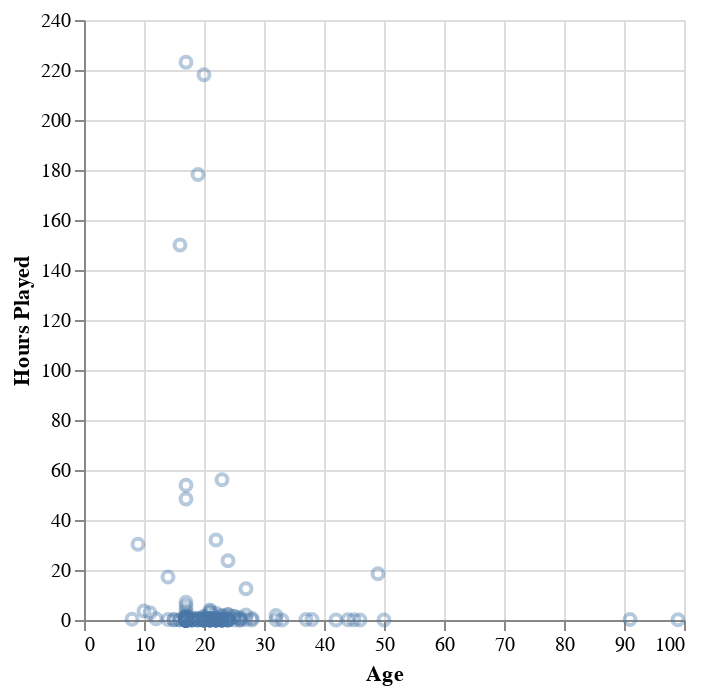

Write notebook code for a chart like this one.
### Code cell
Age = alt.Chart(player_data).mark_point(opacity=0.4).encode(
    x=alt.X('age:Q')
        .title('Age')
        .scale(zero = False),
    y=alt.Y('played_hours:Q')
        .title('Hours Played')
)
Age

### Figure 1 — Vega specification as saved in the notebook (floating-point values rounded to 4 significant figures; data arrays with more than 128 entries replaced by an {"elided": "..."} marker saying what was removed)
{"$schema": "https://vega.github.io/schema/vega/v5.json", "data": [{"name": "source_0", "values": {"elided": "196 records"}}, {"name": "source_0_x_domain_age", "values": [{"min": 8, "max": 99}]}, {"name": "source_0_y_domain_played_hours", "values": [{"min": 0.0, "max": 223.1}]}], "marks": [{"type": "symbol", "name": "marks", "from": {"data": "source_0"}, "encode": {"update": {"opacity": {"value": 0.4}, "stroke": {"value": "#4c78a8"}, "fill": {"value": "transparent"}, "x": {"field": "age", "scale": "x"}, "y": {"field": "played_hours", "scale": "y"}}}, "style": ["point"]}], "scales": [{"name": "x", "type": "linear", "domain": [{"signal": "(data(\"source_0_x_domain_age\")[0] || {}).min"}, {"signal": "(data(\"source_0_x_domain_age\")[0] || {}).max"}], "range": [0, {"signal": "width"}], "nice": true, "zero": false}, {"name": "y", "type": "linear", "domain": [{"signal": "(data(\"source_0_y_domain_played_hours\")[0] || {}).min"}, {"signal": "(data(\"source_0_y_domain_played_hours\")[0] || {}).max"}], "range": [{"signal": "height"}, 0], "nice": true, "zero": true}], "axes": [{"scale": "x", "labels": false, "grid": true, "orient": "bottom", "minExtent": 0, "zindex": 0, "gridScale": "y", "tickCount": {"signal": "ceil(width/40)"}, "ticks": false, "maxExtent": 0, "domain": false, "aria": false}, {"scale": "y", "orient": "left", "gridScale": "x", "domain": false, "ticks": false, "zindex": 0, "tickCount": {"signal": "ceil(height/40)"}, "grid": true, "labels": false, "maxExtent": 0, "aria": false, "minExtent": 0}, {"scale": "x", "tickCount": {"signal": "ceil(width/40)"}, "labelOverlap": true, "grid": false, "title": "Age", "orient": "bottom", "zindex": 0, "labelFlush": true}, {"scale": "y", "labelOverlap": true, "tickCount": {"signal": "ceil(height/40)"}, "grid": false, "title": "Hours Played", "orient": "left", "zindex": 0}], "style": "cell", "width": 300, "height": 300, "background": "white", "padding": 5}
